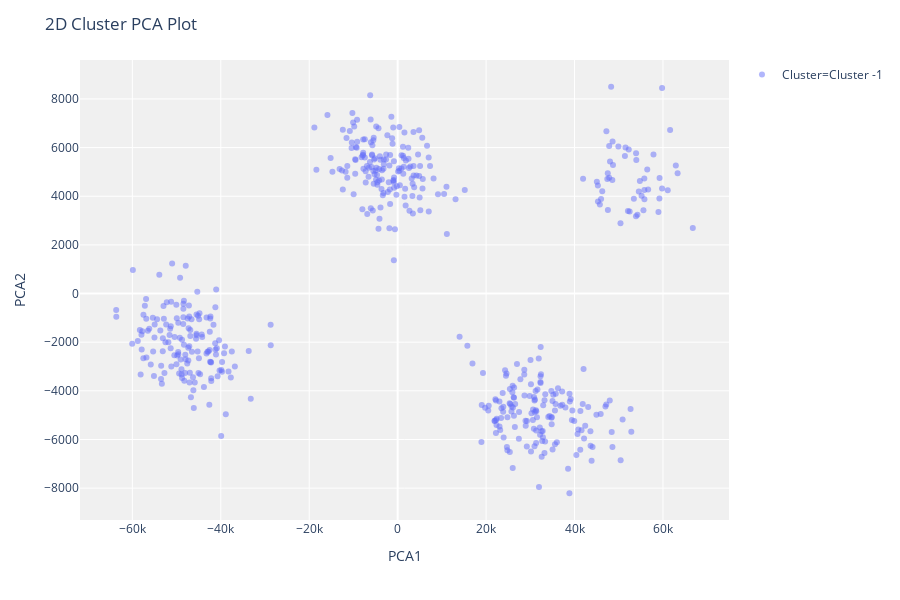

Notebook source saved alongside this figure:
### Code cell
plot_model(dbscan)

### Figure 1 — Plotly figure (JSON) as saved in the notebook; plotly's stock layout.template omitted (floating-point values rounded to 4 significant figures; data arrays with more than 128 entries replaced by an {"elided": "..."} marker saying what was removed)
{"data": [{"textposition": "top center", "hovertemplate": "Cluster=Cluster -1<br>PCA1=%{x}<br>PCA2=%{y}<br>Feature=%{customdata[0]}", "showlegend": true, "legendgroup": "Cluster=Cluster -1", "name": "Cluster=Cluster -1", "yaxis": "y", "customdata": {"elided": "505x1 int values"}, "y": {"elided": "505 float values"}, "hoverlabel": {"namelength": 0}, "mode": "markers", "xaxis": "x", "marker": {"color": "#636efa", "opacity": 0.5, "symbol": "circle"}, "x": {"elided": "505 float values"}, "type": "scatter"}], "layout": {"xaxis": {"domain": [0, 1], "anchor": "y", "title": {"text": "PCA1"}}, "title": {"text": "2D Cluster PCA Plot"}, "plot_bgcolor": "rgb(240,240,240)", "yaxis": {"domain": [0, 1], "anchor": "x", "title": {"text": "PCA2"}}, "height": 600, "margin": {"t": 60}, "legend": {"tracegroupgap": 0}}}
